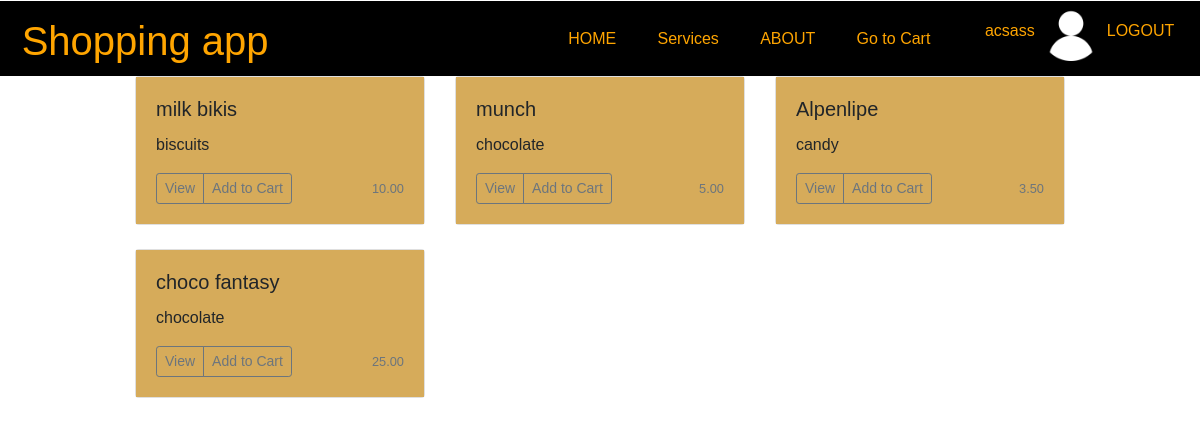
Screenshot of / (signed in) with the database file from the repository.
### myapps/models.py (models this page shows, shortened)
class Product(models.Model):
    s_no = models.IntegerField()
    product_name = models.CharField(max_length=200)
    price = models.DecimalField(max_digits=10, decimal_places=2)
    quantity = models.IntegerField()
    specification = models.TextField()
    description = models.TextField()
    remarks = models.TextField()

### myapps/views.py (the view)
# urls.py: 2. Add a URL to urlpatterns:  path('', views.home, name='home')
def home(request):
    products=Product.objects.all()
    context = {'products': products}
    return render(request,'myapps/home.html',context)

### myapps/templates/myapps/home.html
{% extends "myapps/base.html" %}
{% block content %}
<div class="container">
  <div class="row">
    {% for product in products %}
    <div class="col-md-4">
      <div class="card mb-4 shadow-sm">
        <div class="card-body" style="background:rgb(214, 171, 90)">
          <h5 class="card-title">{{ product.product_name }}</h5>
          <p class="card-text">{{ product.description }}</p>
          <div class="d-flex justify-content-between align-items-center">
            <div class="btn-group" >
              <a href="{% url 'Product-detail' pk=product.id %}" class="btn btn-sm btn-outline-secondary ">View</a>
              <a href="{% url 'add_to_cart' product.id %}" class="btn btn-sm btn-outline-secondary">Add to Cart</a>
            </div>
            <small class="text-muted">{{ product.price }}</small>
          </div>
        </div>
      </div>
    </div>
    {% endfor %}
  </div>
</div>
{% endblock content %}

### myapps/templates/myapps/base.html (shortened to what this page needs)
<!DOCTYPE html>
{% load static %}
<html lang="en">
   <head>
      <link rel="stylesheet" href="https://maxcdn.bootstrapcdn.com/bootstrap/4.0.0/css/bootstrap.min.css">
      <link rel="stylesheet" type="text/css" href="{% static 'myapps/style.css' %}">
      <link rel="stylesheet" href="https://use.fontawesome.com/releases/v5.14.0/css/all.css">
    </head>
    <body>
      <header>
      <div>
        <h2 class="logoname">Shopping app</h2>
      </div>
      <div class="nav_list" >
      <ul >
        <li >
           <a class="nav_link" href="{% url 'home' %}">HOME</a>
        </li>
        <li >
           <a class="nav_link" href="#">Services</a>
        </li>
        <li >
           <a class="nav_link" href="#">ABOUT</a>
        </li>
        <li >
           <a class="nav_link" href="{% url 'cart' %}">Go to Cart</a>
        </li>
      </ul>
    </div>
    {% if user.is_authenticated %}
    <div class="login_logo">
        <p><a href="">{{user.username}}</a></p>
        <p><img src="{% static 'myapps/img/userlogo.png' %}"/></p>
        <p><a href="{% url 'logout' %}">LOGOUT</a></p>
    </div>
    {% else %}
     <div class="login_logo">
      <p><a href="{% url 'login' %}">LOGIN/SIGNUP</a></p>
      <p><img src="{% static 'myapps/img/userlogo.png' %}"/></p>
      </div>
      {% endif %}
    </header>
    {% block content %}{% endblock %}
</body>
</html>

### myapps/static/myapps/style.css (style rules this page uses)
* { box-sizing:border-box; }
body { font-family: Verdana, sans-serif; margin:0 }
header { display: flex; margin-top: 1px; justify-content: space-evenly; align-items: center; height:75px; background-color: black; }
.logoname { font-size: 40px; color: orange; font-family: sans-serif; padding: 2px; width: 500px; height: 40px; }
.nav_list { width: 35%; height: 50px; }
.nav_list > ul { display: flex; justify-content: space-evenly; flex-wrap: wrap; align-items: center; padding-inline-start: 0; margin-block: 0; height: 100%; }
.nav_list > ul > li { color: #dfdfe2; margin: 0 0.2rem; padding: 0.2rem; display: block; }
.nav_link { text-decoration: none; color: orange; padding: 6px; border-radius: 10px; }
.login_logo { display: flex; top: 15px; font-family: sans-serif; justify-content: center; align-items: center; }
.login_logo > p > img { margin: auto 0; width: 60px; height: 60px; }
.login_logo > p > a { text-decoration: none; color: orange; padding: 6px; border-radius: 10px; }
body { padding:0 0; margin: 0 0; font-family: sans-serif; }
.container { max-width: 960px; }

### rows the page displays
Product: product_name "milk bikis", description "biscuits", price "10.00"
Product: product_name "munch", description "chocolate", price "5.00"
Product: product_name "Alpenlipe", description "candy", price "3.50"
Product: product_name "choco fantasy", description "chocolate", price "25.00"

### other values shown
{{ user.username }} "acsass"
